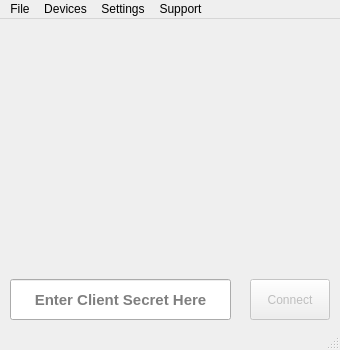
<?xml version="1.0" encoding="UTF-8"?>
<ui version="4.0">
 <class>MainWindow</class>
 <widget class="QMainWindow" name="MainWindow">
  <property name="geometry">
   <rect>
    <x>0</x>
    <y>0</y>
    <width>340</width>
    <height>350</height>
   </rect>
  </property>
  <property name="sizePolicy">
   <sizepolicy hsizetype="MinimumExpanding" vsizetype="Fixed">
    <horstretch>0</horstretch>
    <verstretch>0</verstretch>
   </sizepolicy>
  </property>
  <property name="minimumSize">
   <size>
    <width>340</width>
    <height>350</height>
   </size>
  </property>
  <property name="maximumSize">
   <size>
    <width>340</width>
    <height>350</height>
   </size>
  </property>
  <property name="windowTitle">
   <string>WebcamForward Client</string>
  </property>
  <property name="windowIcon">
   <iconset resource="res.qrc">
    <normaloff>:/icon/surveillance_camera.png</normaloff>:/icon/surveillance_camera.png</iconset>
  </property>
  <property name="unifiedTitleAndToolBarOnMac">
   <bool>false</bool>
  </property>
  <widget class="QWidget" name="centralWidget">
   <widget class="QPushButton" name="connectButton">
    <property name="enabled">
     <bool>false</bool>
    </property>
    <property name="geometry">
     <rect>
      <x>250</x>
      <y>260</y>
      <width>80</width>
      <height>41</height>
     </rect>
    </property>
    <property name="text">
     <string>Connect</string>
    </property>
   </widget>
   <widget class="QLineEdit" name="clientSecretEdit">
    <property name="geometry">
     <rect>
      <x>10</x>
      <y>260</y>
      <width>221</width>
      <height>41</height>
     </rect>
    </property>
    <property name="font">
     <font>
      <pointsize>11</pointsize>
      <weight>75</weight>
      <bold>true</bold>
     </font>
    </property>
    <property name="cursor">
     <cursorShape>ArrowCursor</cursorShape>
    </property>
    <property name="text">
     <string/>
    </property>
    <property name="alignment">
     <set>Qt::AlignCenter</set>
    </property>
    <property name="placeholderText">
     <string>Enter Client Secret Here</string>
    </property>
   </widget>
   <widget class="QCameraViewfinder" name="viewFinder" native="true">
    <property name="geometry">
     <rect>
      <x>10</x>
      <y>10</y>
      <width>320</width>
      <height>240</height>
     </rect>
    </property>
    <property name="autoFillBackground">
     <bool>true</bool>
    </property>
   </widget>
  </widget>
  <widget class="QMenuBar" name="menuBar">
   <property name="geometry">
    <rect>
     <x>0</x>
     <y>0</y>
     <width>340</width>
     <height>20</height>
    </rect>
   </property>
   <widget class="QMenu" name="menuDevices">
    <property name="title">
     <string>Devices</string>
    </property>
   </widget>
   <widget class="QMenu" name="menuSupport">
    <property name="title">
     <string>Support</string>
    </property>
    <addaction name="actionRegister"/>
   </widget>
   <widget class="QMenu" name="menuFile">
    <property name="title">
     <string>File</string>
    </property>
    <addaction name="actionExit"/>
   </widget>
   <widget class="QMenu" name="menuSettings">
    <property name="title">
     <string>Settings</string>
    </property>
   </widget>
   <addaction name="menuFile"/>
   <addaction name="menuDevices"/>
   <addaction name="menuSettings"/>
   <addaction name="menuSupport"/>
  </widget>
  <widget class="QStatusBar" name="statusBar">
   <property name="statusTip">
    <string/>
   </property>
  </widget>
  <action name="actionRegister">
   <property name="text">
    <string>Webcamforward Site</string>
   </property>
   <property name="toolTip">
    <string>Webcamforward Site</string>
   </property>
  </action>
  <action name="actionExit">
   <property name="text">
    <string>Exit</string>
   </property>
   <property name="shortcut">
    <string>Alt+X</string>
   </property>
  </action>
 </widget>
 <layoutdefault spacing="6" margin="11"/>
 <customwidgets>
  <customwidget>
   <class>QCameraViewfinder</class>
   <extends>QWidget</extends>
   <header>qcameraviewfinder.h</header>
   <container>1</container>
  </customwidget>
 </customwidgets>
 <resources>
  <include location="res.qrc"/>
 </resources>
 <connections>
  <connection>
   <sender>actionExit</sender>
   <signal>triggered()</signal>
   <receiver>MainWindow</receiver>
   <slot>close()</slot>
   <hints>
    <hint type="sourcelabel">
     <x>-1</x>
     <y>-1</y>
    </hint>
    <hint type="destinationlabel">
     <x>169</x>
     <y>174</y>
    </hint>
   </hints>
  </connection>
 </connections>
</ui>
